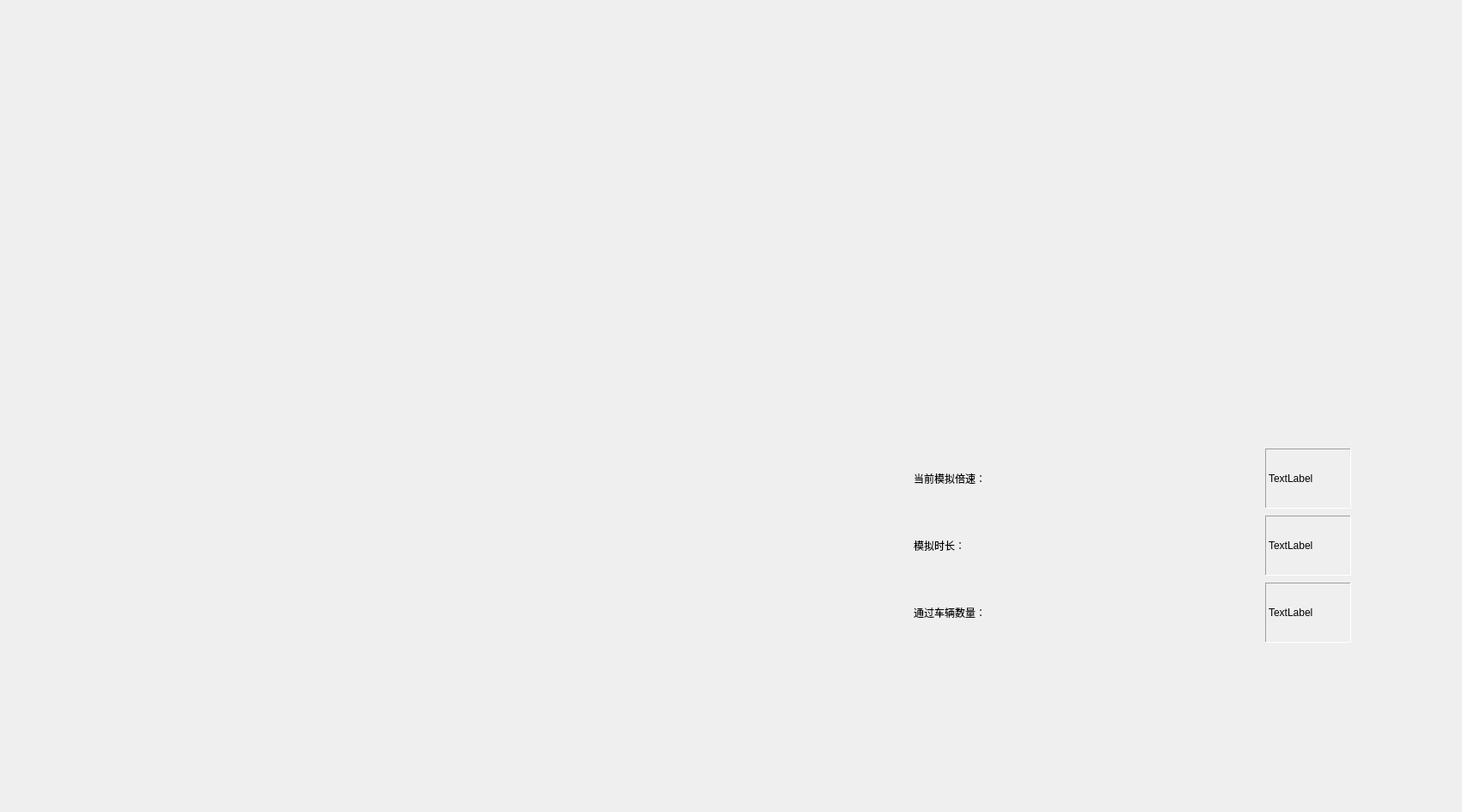
<?xml version="1.0" encoding="UTF-8"?>
<ui version="4.0">
 <class>SimulateWindow</class>
 <widget class="QWidget" name="SimulateWindow">
  <property name="geometry">
   <rect>
    <x>0</x>
    <y>0</y>
    <width>1701</width>
    <height>945</height>
   </rect>
  </property>
  <property name="sizePolicy">
   <sizepolicy hsizetype="Fixed" vsizetype="Fixed">
    <horstretch>0</horstretch>
    <verstretch>0</verstretch>
   </sizepolicy>
  </property>
  <property name="windowTitle">
   <string>Form</string>
  </property>
  <widget class="QWidget" name="dataBar" native="true">
   <property name="geometry">
    <rect>
     <x>1060</x>
     <y>520</y>
     <width>516</width>
     <height>230</height>
    </rect>
   </property>
   <layout class="QGridLayout" name="gridLayout">
    <item row="0" column="1">
     <widget class="QLabel" name="lableShowSimulateRate">
      <property name="sizePolicy">
       <sizepolicy hsizetype="Fixed" vsizetype="Fixed">
        <horstretch>0</horstretch>
        <verstretch>0</verstretch>
       </sizepolicy>
      </property>
      <property name="minimumSize">
       <size>
        <width>100</width>
        <height>70</height>
       </size>
      </property>
      <property name="maximumSize">
       <size>
        <width>100</width>
        <height>70</height>
       </size>
      </property>
      <property name="styleSheet">
       <string notr="true">font: 18pt &quot;Agency FB&quot;;</string>
      </property>
      <property name="frameShape">
       <enum>QFrame::Panel</enum>
      </property>
      <property name="frameShadow">
       <enum>QFrame::Sunken</enum>
      </property>
      <property name="text">
       <string>TextLabel</string>
      </property>
     </widget>
    </item>
    <item row="3" column="1">
     <widget class="QLabel" name="lableShowPassCar">
      <property name="sizePolicy">
       <sizepolicy hsizetype="Fixed" vsizetype="Fixed">
        <horstretch>0</horstretch>
        <verstretch>0</verstretch>
       </sizepolicy>
      </property>
      <property name="minimumSize">
       <size>
        <width>100</width>
        <height>70</height>
       </size>
      </property>
      <property name="maximumSize">
       <size>
        <width>100</width>
        <height>70</height>
       </size>
      </property>
      <property name="styleSheet">
       <string notr="true">font: 18pt &quot;Agency FB&quot;;</string>
      </property>
      <property name="frameShape">
       <enum>QFrame::Panel</enum>
      </property>
      <property name="frameShadow">
       <enum>QFrame::Sunken</enum>
      </property>
      <property name="text">
       <string>TextLabel</string>
      </property>
     </widget>
    </item>
    <item row="0" column="0">
     <widget class="QLabel" name="lable_1">
      <property name="sizePolicy">
       <sizepolicy hsizetype="Fixed" vsizetype="Fixed">
        <horstretch>0</horstretch>
        <verstretch>0</verstretch>
       </sizepolicy>
      </property>
      <property name="minimumSize">
       <size>
        <width>400</width>
        <height>70</height>
       </size>
      </property>
      <property name="maximumSize">
       <size>
        <width>400</width>
        <height>70</height>
       </size>
      </property>
      <property name="styleSheet">
       <string notr="true">font: 18pt &quot;方正粗黑宋简体&quot;;</string>
      </property>
      <property name="text">
       <string>当前模拟倍速：</string>
      </property>
     </widget>
    </item>
    <item row="3" column="0">
     <widget class="QLabel" name="label_3">
      <property name="sizePolicy">
       <sizepolicy hsizetype="Fixed" vsizetype="Fixed">
        <horstretch>0</horstretch>
        <verstretch>0</verstretch>
       </sizepolicy>
      </property>
      <property name="minimumSize">
       <size>
        <width>400</width>
        <height>70</height>
       </size>
      </property>
      <property name="maximumSize">
       <size>
        <width>400</width>
        <height>70</height>
       </size>
      </property>
      <property name="styleSheet">
       <string notr="true">font: 18pt &quot;方正粗黑宋简体&quot;;</string>
      </property>
      <property name="text">
       <string>通过车辆数量：</string>
      </property>
     </widget>
    </item>
    <item row="1" column="1">
     <widget class="QLabel" name="lableShowTime">
      <property name="sizePolicy">
       <sizepolicy hsizetype="Fixed" vsizetype="Fixed">
        <horstretch>0</horstretch>
        <verstretch>0</verstretch>
       </sizepolicy>
      </property>
      <property name="minimumSize">
       <size>
        <width>100</width>
        <height>70</height>
       </size>
      </property>
      <property name="maximumSize">
       <size>
        <width>100</width>
        <height>70</height>
       </size>
      </property>
      <property name="styleSheet">
       <string notr="true">font: 18pt &quot;Agency FB&quot;;</string>
      </property>
      <property name="frameShape">
       <enum>QFrame::Panel</enum>
      </property>
      <property name="frameShadow">
       <enum>QFrame::Sunken</enum>
      </property>
      <property name="text">
       <string>TextLabel</string>
      </property>
     </widget>
    </item>
    <item row="1" column="0">
     <widget class="QLabel" name="label_2">
      <property name="sizePolicy">
       <sizepolicy hsizetype="Fixed" vsizetype="Fixed">
        <horstretch>0</horstretch>
        <verstretch>0</verstretch>
       </sizepolicy>
      </property>
      <property name="minimumSize">
       <size>
        <width>400</width>
        <height>70</height>
       </size>
      </property>
      <property name="maximumSize">
       <size>
        <width>400</width>
        <height>70</height>
       </size>
      </property>
      <property name="styleSheet">
       <string notr="true">font: 18pt &quot;方正粗黑宋简体&quot;;</string>
      </property>
      <property name="text">
       <string>模拟时长：</string>
      </property>
     </widget>
    </item>
   </layout>
  </widget>
 </widget>
 <resources/>
 <connections/>
</ui>
